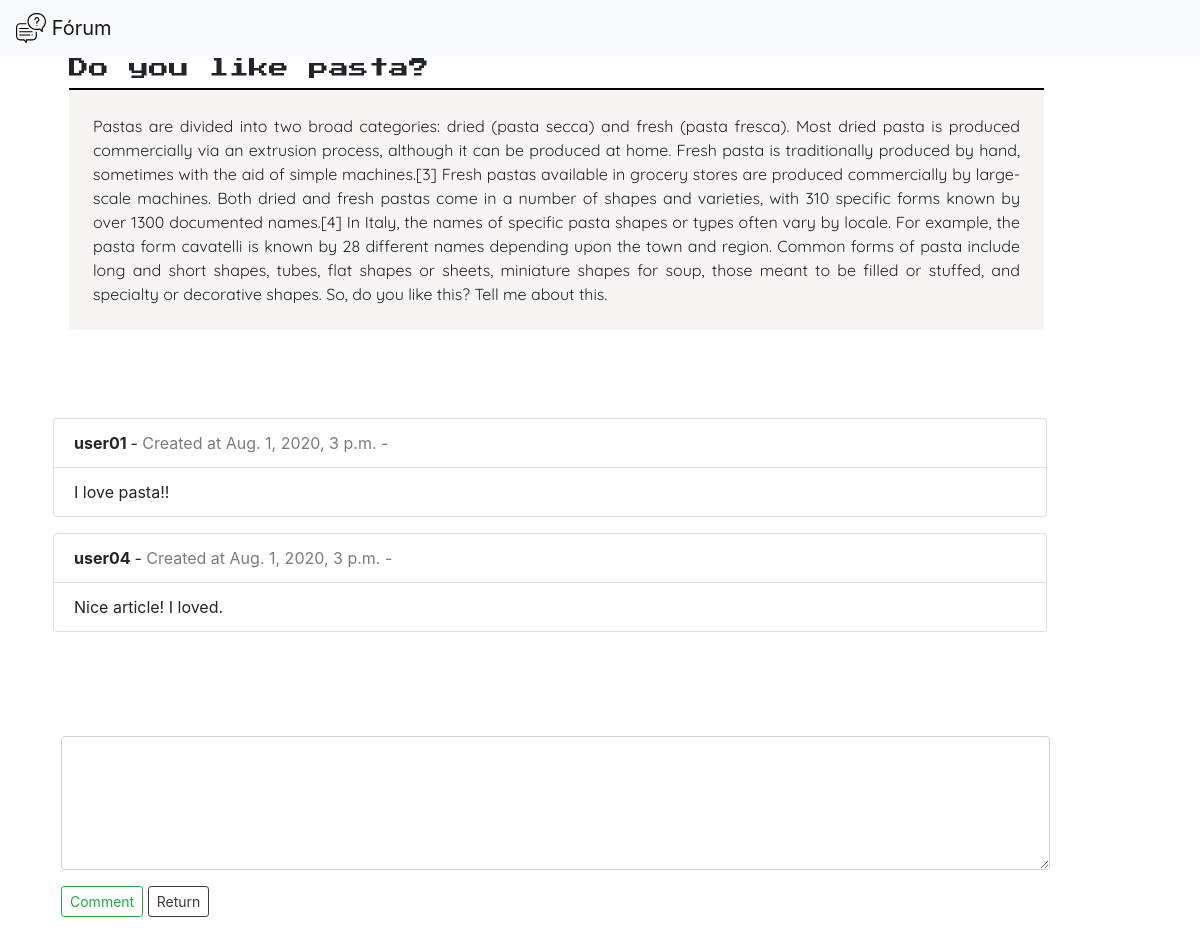
Page /interface/post/2 (signed in) on the committed database.
### entries/models.py (models this page shows, shortened)
class Posts(models.Model):
    user = models.ForeignKey(settings.AUTH_USER_MODEL, on_delete=models.CASCADE)
    title = models.CharField(max_length=100, verbose_name='Título: ')
    text = models.TextField(verbose_name='Texto: ')
    countLike = models.IntegerField(verbose_name='Likes', default=0)
    countUnlike = models.IntegerField(verbose_name='Unlike', default=0)
    created_at = models.DateTimeField(verbose_name='Data de Criação', auto_now_add=True)

class Comment(models.Model):
    user = models.ForeignKey(settings.AUTH_USER_MODEL, on_delete=models.CASCADE)
    post = models.ForeignKey(Posts, on_delete=models.CASCADE)
    text = models.TextField()
    created_at = models.DateTimeField(verbose_name='Data de Criação', auto_now_add=True)

### interface/views.py (the view, shortened to what this page needs)
# urls.py: path('post/<int:item_id>', views.post, name='post'),
def post(request, item_id):
    item = Posts.objects.get(id=item_id)
    if request.method == 'GET':
        comment = Comment.objects.filter(post=item_id)
        return render(request, 'interface/view.html', {
            'item': item,
            'comment':comment
        })

### interface/templates/interface/view.html (shortened to what this page needs)
{% extends 'interface/layout.html' %}
{% block body %}
{% if user.is_authenticated %}
    <div class="container">
        <div class="content_view">
            <div class="title_view"><h5> {{ item.title }} </h5></div>
            <div class="text_view"> {{ item.text }} </div>
        </div>
        <div class="content_comments">
            {% for com in comment %}
                <ul class="list-group list_comment">
                    <li class="list-group-item">
                        <span style="font-weight: bold;">{{ com.user }} </span> - <span style="opacity: 0.6;">Created at {{ com.created_at }}  - &nbsp;
                    </li>
                    <li class="list-group-item">{{ com.text }}</li>
                </ul>
            {% endfor %}
        </div>
        <form class="form_comment" action="" method="post">
            <div class="form-group">
                <textarea name="comment" rows="5" class="form-control"></textarea>
            </div>
            <a href="#"><button class="btn btn-outline-success btn-sm" type="submit">Comment</button></a>
            <a href="{% url 'interface:welcome' %}"><button type="button" class="btn btn-outline-dark btn-sm">Return</button></a>
        </form>
    </div>
{% endif %}
{% endblock %}

### interface/static/interface/style.css (style rules this page uses)
* { padding: 0; margin: 0; box-sizing: border-box; }
a { color: black; }
.content_view { width: 90%; height: auto; padding-left: 3vh; }
.title_view { font-family: 'Press Start 2P', cursive; border-bottom: 2px solid black; }
.text_view { background-color: rgb(247, 244, 244); padding: 3vh; text-align: justify; font-family: 'Quicksand', sans-serif; }
.form_comment { padding: 2vh; margin-top: 10vh; width: 92%; }
.content_comments { margin-top: 10vh; }
.list_comment { width: 91%; padding: 1vh; }

### rows in the picture
Posts: title "Do you like pasta?", text "Pastas are divided into two broad categories: dried (pasta secca) and fresh (pasta fresca). Most dried pasta is produced commercially via an extrusion process, although it can be produced at home. Fresh pasta is traditionally produced by hand, sometimes with the aid of simple machines.[3] Fresh pastas available in grocery stores are produced commercially by large-scale machines. Both dried and fresh pastas come in a number of shapes and varieties, with 310 specific forms known by over 1300 documented names.[4] In Italy, the names of specific pasta shapes or types often vary by locale. For example, the pasta form cavatelli is known by 28 different names depending upon the town and region.…"
Comment: user "user01", created_at "Aug. 1, 2020, 3 p.m.", text "I love pasta!!"
Comment: user "user04", created_at "Aug. 1, 2020, 3 p.m.", text "Nice article! I loved."
